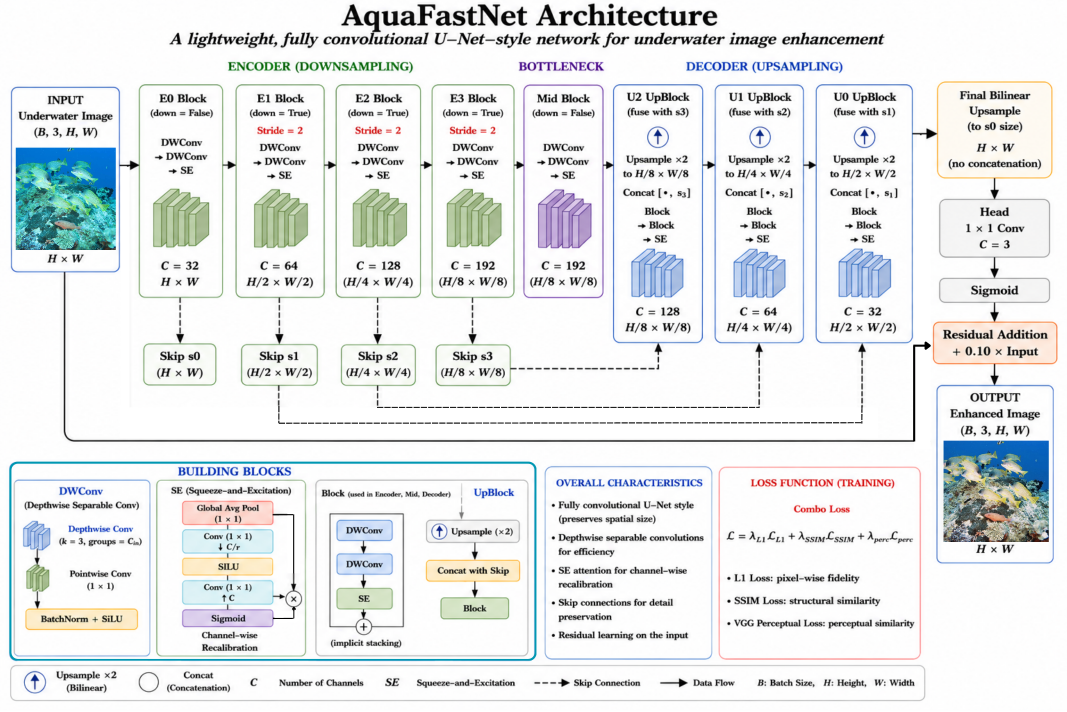
#> input picture Resources/Aquafastnet.png, 3200 x 2135 px (shown at 1/3 size)
$ python clean_teacherA.py --in_dir ../Resources --out_dir out --bad_dir ../Resources
#> lines starting #> are read from the running program, lines starting #| are printed output that depends on the picture
#> in main, img is the input picture: shape (2135, 3200, 3); mean B, G, R 233.7, 233.1, 230.4
# Copyright 2026 Shahid Ahamed Hasib
#
# Licensed under the Apache License, Version 2.0 (the "License");
# you may not use this file except in compliance with the License.
# You may obtain a copy of the License at
#
#     http://www.apache.org/licenses/LICENSE-2.0
#
# Unless required by applicable law or agreed to in writing, software
# distributed under the License is distributed on an "AS IS" BASIS,
# WITHOUT WARRANTIES OR CONDITIONS OF ANY KIND, either express or implied.
#!/usr/bin/env python3
import argparse, shutil
from pathlib import Path
import numpy as np
import cv2
from tqdm import tqdm

IMG_EXTS = {".png",".jpg",".jpeg",".bmp",".tif",".tiff",".webp"}

def is_grayscale_like(img, tol=2.0):
#> called with tol = 2
    b,g,r = cv2.split(img)
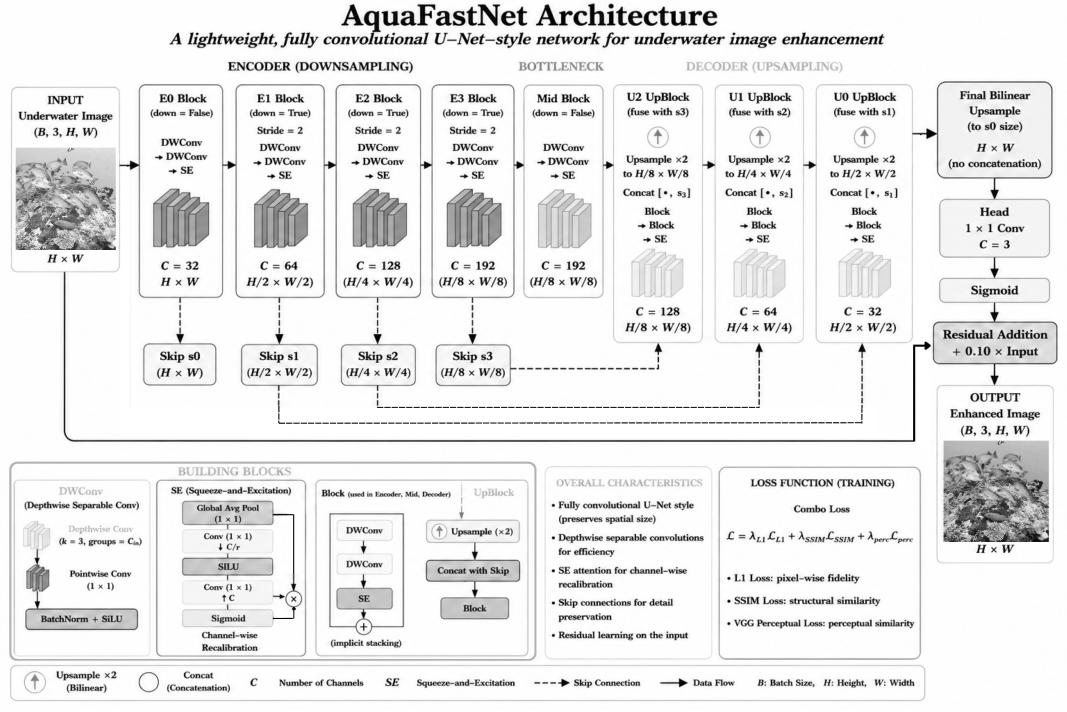
#> b: shape (2135, 3200) (shown at 1/3 size); min 0, max 255, mean 233.7
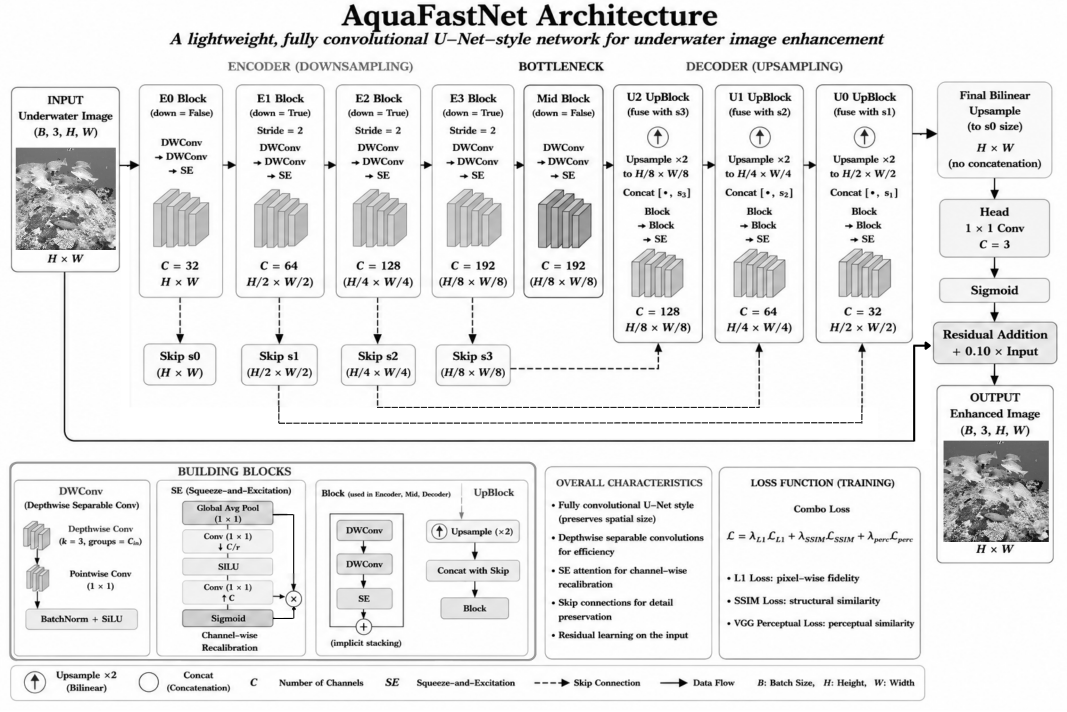
#> g: shape (2135, 3200) (shown at 1/3 size); min 0, max 255, mean 233.1
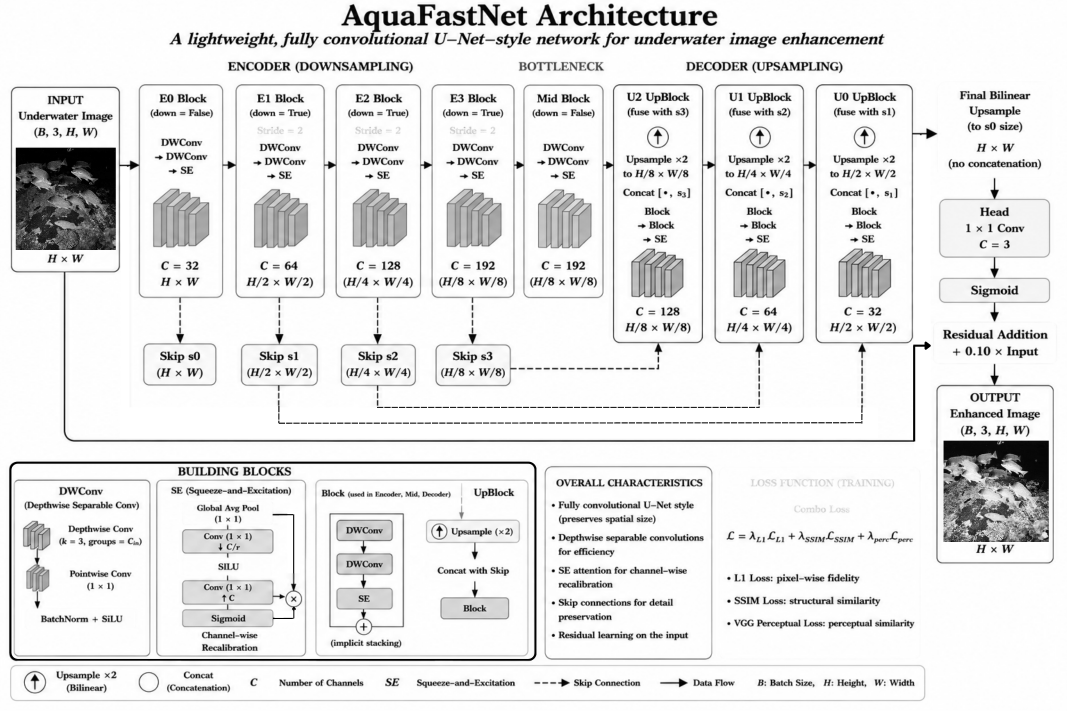
#> r: shape (2135, 3200) (shown at 1/3 size); min 0, max 255, mean 230.4
    return (np.mean(np.abs(r-g)) < tol) and (np.mean(np.abs(r-b)) < tol)

def is_mask_like(img, uniq_max=40):
#> called with uniq_max = 40
    gray = cv2.cvtColor(img, cv2.COLOR_BGR2GRAY)
    uniq = np.unique(gray)
#> uniq = 256 values from 0 to 255
    if uniq.size <= 2:
        return True
    if uniq.size <= uniq_max:
        near0 = np.mean(gray < 10)
        near255 = np.mean(gray > 245)
        if (near0 + near255) > 0.98:
            return True
    return False

def is_low_contrast(img, std_min=6.0):
    gray = cv2.cvtColor(img, cv2.COLOR_BGR2GRAY)
    return float(np.std(gray)) < std_min

def main():
    ap = argparse.ArgumentParser()
    ap.add_argument("--in_dir", required=True)
    ap.add_argument("--out_dir", required=True)
    ap.add_argument("--bad_dir", required=True)
    ap.add_argument("--tol", type=float, default=2.0)
    ap.add_argument("--uniq_max", type=int, default=40)
    ap.add_argument("--std_min", type=float, default=6.0)
    args = ap.parse_args()

    in_dir = Path(args.in_dir)
    out_dir = Path(args.out_dir); out_dir.mkdir(parents=True, exist_ok=True)
    bad_dir = Path(args.bad_dir); bad_dir.mkdir(parents=True, exist_ok=True)

    files = [p for p in in_dir.iterdir() if p.is_file() and p.suffix.lower() in IMG_EXTS]
    kept = removed = 0

    for p in tqdm(files, desc="Clean TeacherA"):
        img = cv2.imread(str(p), cv2.IMREAD_COLOR)
        if img is None:
            removed += 1
            continue

        bad = False
        if is_grayscale_like(img, tol=args.tol): bad = True
        if is_mask_like(img, uniq_max=args.uniq_max): bad = True
        if is_low_contrast(img, std_min=args.std_min): bad = True

        if bad:
            removed += 1
            shutil.copy2(str(p), str(bad_dir / p.name))
        else:
            kept += 1
#> kept = 1
            shutil.copy2(str(p), str(out_dir / p.name))

    print(f"Kept={kept}, Removed={removed}")
#| Kept=1, Removed=0
    print("Clean:", out_dir)
    print("Bad  :", bad_dir)

if __name__ == "__main__":
    main()
